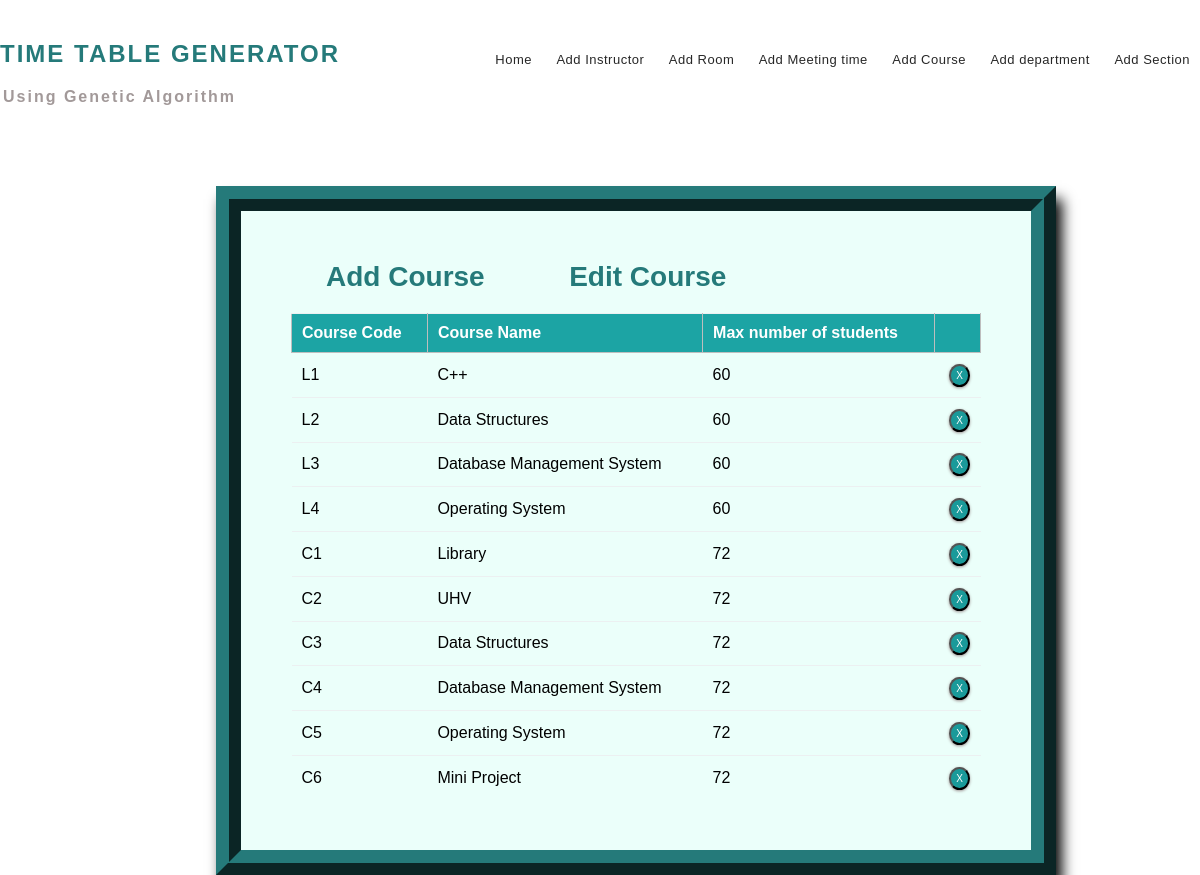
Page /course_list/ on the committed database.
### mm1/models.py (models this page shows, shortened)
class Course(models.Model):
    course_number = models.CharField(max_length=5, primary_key=True)
    course_name = models.CharField(max_length=40)
    max_numb_students = models.CharField(max_length=65)
    instructors = models.ManyToManyField(Instructor)

### mm1/views.py (the view)
# urls.py: path('course_list/', views.course_list_view, name='editcourse'),
def course_list_view(request):
    context = {
        'courses': Course.objects.all()
    }
    return render(request, 'crslist.html', context)

### templates/crslist.html (shortened to what this page needs)
{% extends 'base.html' %}
{% block content %}
{% load static %}
<fieldset class="fieldset">
    <a href="{% url 'addcourse'%}"><h1 class="tablink" onclick="openPage('new')" id="defaultOpen">Add Course</h1></a>
    <h1 class="tablink" onclick="openPage('edit')" id="link_to_edit">Edit Course</h1>
    <div class="tabcontent" id="edit">
        <table class="table1">
            <thead>
            <tr class="table-headers">
            <th>Course Code</th>
            <th>Course Name</th>
            <th>Max number of students</th>
            <th  class="empty"></th>
            </tr>
            </thead>
            <tbody>
            {% for crs in courses %}
            <tr>
             <td>{{crs.course_number}}</td>
             <td>{{crs.course_name}}</td>
             <td>{{crs.max_numb_students}}</td>
             <td class="empty">
                <form action="{% url 'deletecourse' crs.course_number %}" method="post">
                        <input type="submit" value="X" class="cross">
                </form>
             </td>
             </tr>
            {% endfor %}
            </tbody>
        </table>
    </div>
</fieldset>
{% endblock %}

### static/CSS/style.css (style rules this page uses)
* { margin: 0; padding: 0; box-sizing: border-box; font-family: sans-serif; }
html { scroll-behavior: smooth; }
a { text-decoration:none; }
form { margin-top: 3%; margin-left: 18%; margin-right: 12%; }
fieldset h1 { color: #257a7a; padding-bottom: 20px; margin-left: 35px; display: inline-block; cursor: pointer; font-size: 28px; }
fieldset input { padding:8px; color: #938c8c }
.table2 td, th { border: 1px solid rgb(190,190,190); padding: 10px 20px; }
.table1 { width: 100%; border-collapse: collapse; text-align: left; overflow: hidden; }
.table1 td, th { border-top: 1px solid #ECF0F1; padding: 10px; }
.table1 th { background-color: #1ca4a4; color: #fff; }
.cross { border-radius: 50%; font-size:10px; box-shadow: 0px 1px 3px 0px #9e9292; padding: 4px 5px; color: #fff; background-color: #1a9a9a; cursor: pointer; }
#link_to_edit { padding-left: 45px; }
.fieldset { margin-top: 3%; margin-left: 18%; margin-right: 12%; padding: 50px; border-width: 25px; border-style: ridge; border-color: #257a7a; box-shadow: 6px 13px 13px 0px black; background-color: #ebfffa; }

### rows in the picture
Course: course_number "L1", course_name "C++", max_numb_students "60"
Course: course_number "L2", course_name "Data Structures", max_numb_students "60"
Course: course_number "L3", course_name "Database Management System", max_numb_students "60"
Course: course_number "L4", course_name "Operating System", max_numb_students "60"
Course: course_number "C1", course_name "Library", max_numb_students "72"
Course: course_number "C2", course_name "UHV", max_numb_students "72"
Course: course_number "C3", course_name "Data Structures", max_numb_students "72"
Course: course_number "C4", course_name "Database Management System", max_numb_students "72"
Course: course_number "C5", course_name "Operating System", max_numb_students "72"
Course: course_number "C6", course_name "Mini Project", max_numb_students "72"
